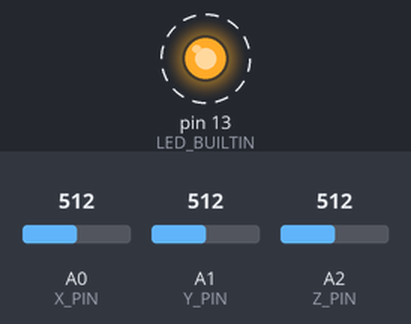
The sketch below on a simulated Arduino Uno, built with avr-gcc and run on an emulated ATmega328P. On the bench: output pins drawn as LEDs (lit = HIGH). Dashed ring = blinking. Inputs (shaded band) come from the test bench; at power-on: A0 (X_PIN) = 512, A1 (Y_PIN) = 512, A2 (Z_PIN) = 512. What the sketch prints to the serial monitor is not drawn.

Above: at 0.05 s.
Timing chart, 0 to 3.0 s (numbered marks = the images above):
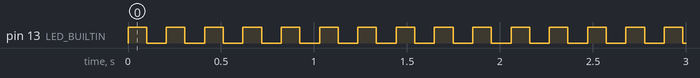

Measured:
- by itself, pin 13 (LED_BUILTIN): alternates HIGH for 0.10 s and LOW for 0.11 s

The sketch:

Accelerometer_Lilypad.ino
```cpp
/*
  Blink once each time the superloop runs.
  Take x y z coordinates from accelerometer and print to serial monitor (then copy/paste to excel to analyze).
*/
const int X_PIN = 14;
const int Y_PIN = 15;
const int Z_PIN = 16;
const int SECOND = 1000;
const double zeroG = 512;
const double scale = 102.3;

void setup() {
  pinMode(LED_BUILTIN, OUTPUT);
  pinMode(X_PIN, INPUT);
  pinMode(Y_PIN, INPUT);
  pinMode(Z_PIN, INPUT);
  Serial.begin(9600);
}

void loop() {
    double Xval;
    double Yval;
    double Zval;
    double time;
    double oldX=0;
    double oldY=0;
    double oldZ=0;
    int c=0;

    time = millis();

    digitalWrite(LED_BUILTIN, HIGH);   // turn the LED on (HIGH is the voltage level)
    delay(100);
    digitalWrite(LED_BUILTIN, LOW);    // turn the LED off by making the voltage LOW
    delay(100);

    Xval = analogRead(X_PIN);
    delay(1);                 /*The person whose code we based this off of reccomended a small delay between pin readings.  He said he wasn't sure why.*/
    Yval = analogRead(Y_PIN);
    delay(1);
    Zval = analogRead(Z_PIN);
    delay(1);

    Xval = (Xval-zeroG)/scale;
    Yval = (Yval-zeroG)/scale;
    Zval = (Zval-zeroG)/scale;

    /*oldX=Xval;
    oldY=Yval;
    oldZ=Zval
    */
    /*if(time>=4000*c){
       c++;

      if(oldX==Xval&&oldY==Yval&&oldZ==Zval){
        //stop taking measurements
        while(1);
      }
      else{
         oldX=Xval;
         oldY=Yval;
         oldZ=Zval;}
     }*/


    Serial.print(Xval,4);
    Serial.print("\t");
    Serial.print(Yval,4);
    Serial.print("\t");
    Serial.print(Zval,4);
    Serial.print("\t");

    Serial.println(time,4);

}
```
